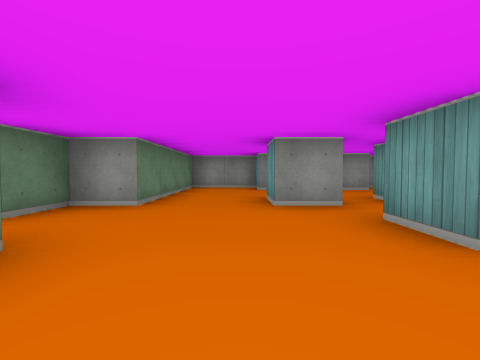
view 1 (above)

18 first-person views from a walk through a cub3D ray-caster map. The camera is about half as high as the walls, tilts 2° down and sees 90° across. The floor is counted in squares. Each view is taken from the middle of a square. On the plan, view 1 faces up. The plan holds only what a view shows up to about 9 squares ahead; the rest is blank. The place goes on beyond the plan.

view 2
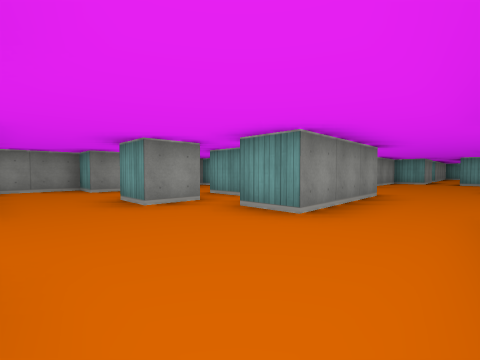

view 3
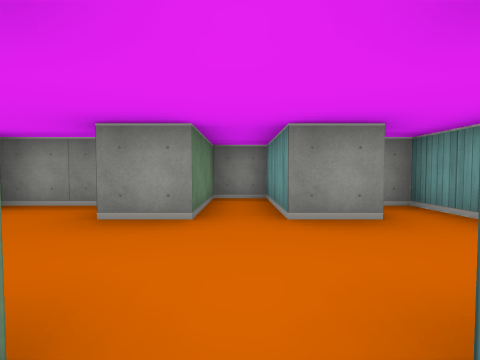

view 4
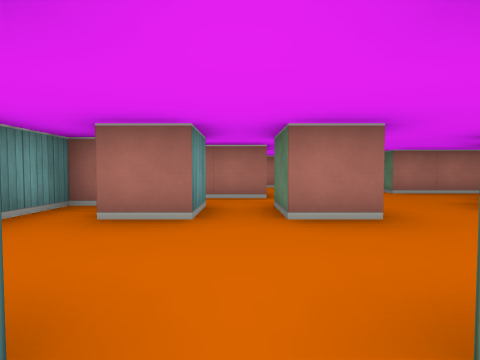

view 5
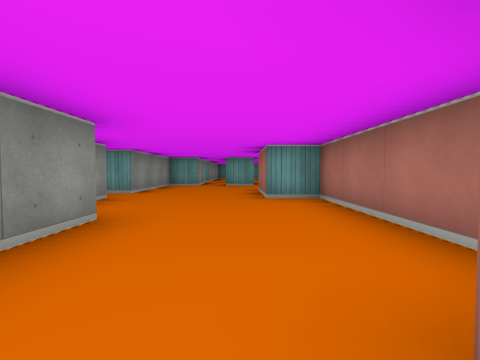

view 6
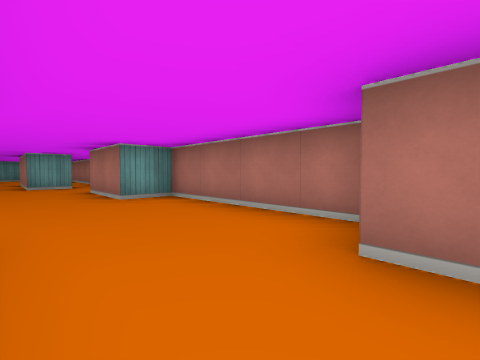

view 7
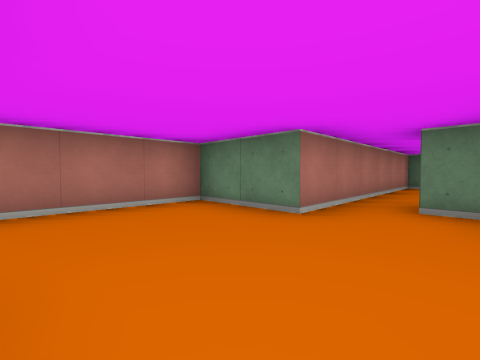

view 8
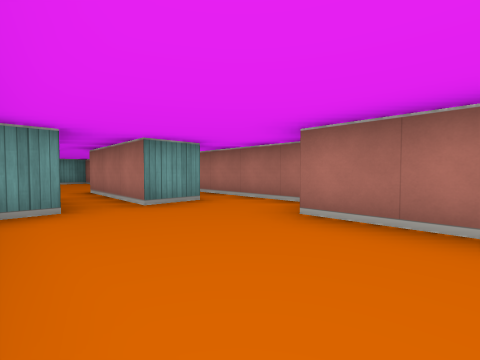

view 9
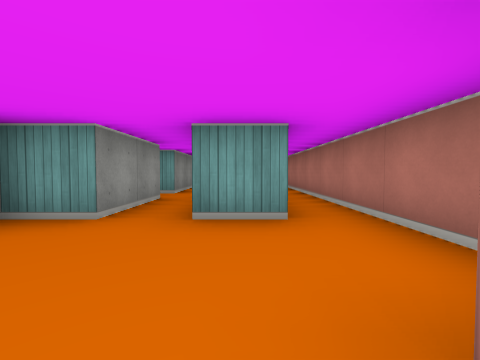

view 10
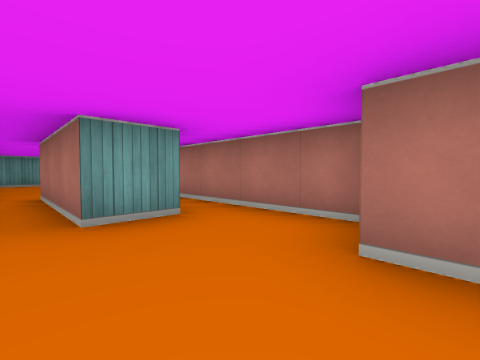

view 11
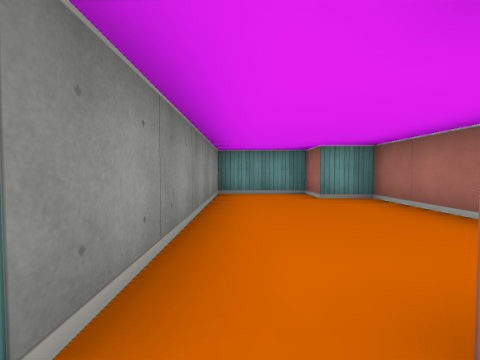

view 12
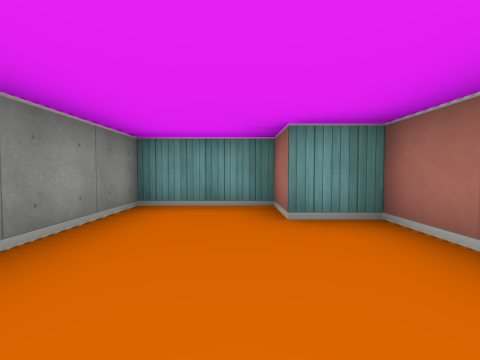

view 13
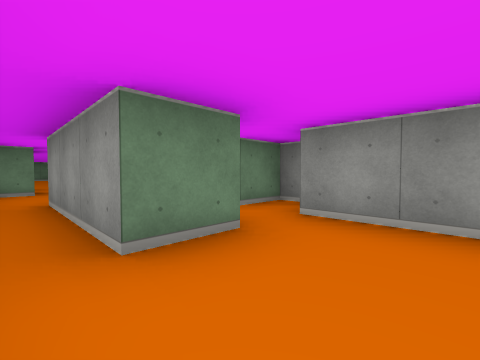

view 14
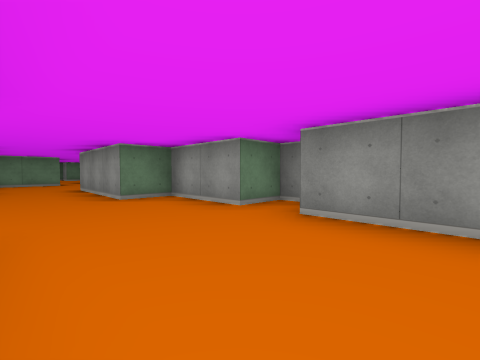

view 15
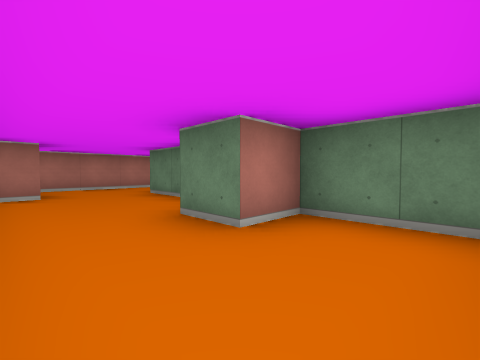

view 16
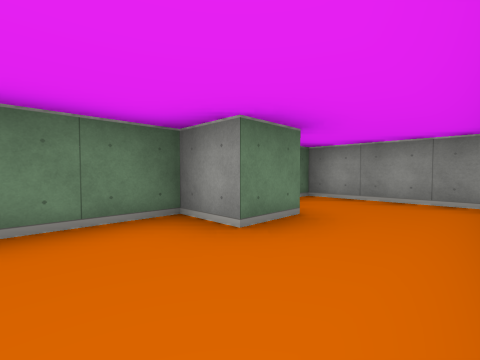

view 17
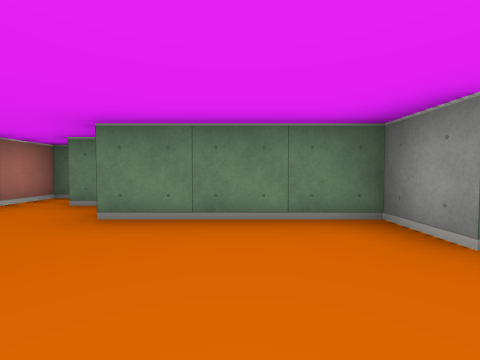

view 18
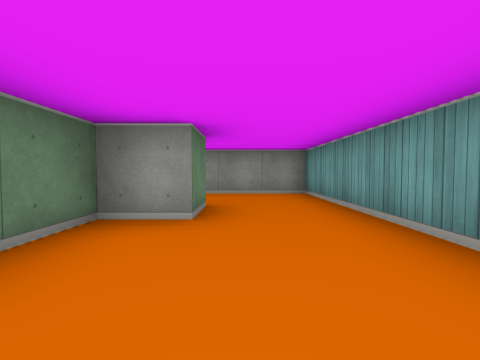

### Floor plan
Ten units are one square. View 1 is at (0, 0); x grows to the right and y downward. Boxes are objects, and circles mark ways between rooms. Rooms are numbered by the first view taken in them; rooms with no view inside come last. Other rooms are left out.
<svg viewBox="-80 -100 270 120">
<path fill="none" stroke="#000" d="M5 -35 5 -45 15 -45 15 -35 5 -35M25 -35 25 -45 35 -45M15 -15 15 -25 28 -25M40 -35 45 -35M-35 -15 -15 -15 -15 5 5 5M36 -65 25 -65 25 -85 15 -85 15 -65 5 -65 5 -75 -15 -75 -15 -35 -25 -35 -25 -25M45 -65 45 -75 40 -75M70 -35 65 -35 65 -25 45 -25 45 -15 15 -15M88 15 105 15M28 15 65 15 65 5 85 5 85 10M105 -15 105 -25 75 -25 75 -31M105 5 105 -5M5 5 25 5M105 -5 135 -5M135 -15 135 -19M130 -25 125 -25 125 -15 105 -15M135 -5 135 5 105 5M105 15 175 15 175 5 185 5 185 -15 135 -15M-36 -35 -29 -35M-25 -54 -25 -95 -55 -95 -55 -75 -45 -75 -45 -65 -55 -65 -55 -35M-65 -30 -65 -25M-75 -15 -35 -15"/>
<circle cx="15" cy="-5" r="3" fill="#2a7"/>
<circle cx="-30" cy="-20" r="3" fill="#2a7"/>
<circle cx="100" cy="-10" r="3" fill="#2a7"/>
<circle cx="110" cy="10" r="3" fill="#2a7"/>
<circle cx="140" cy="-10" r="3" fill="#2a7"/>
<text x="0" y="-40">1</text>
<text x="60" y="-10">2</text>
<text x="120" y="-10">3</text>
<text x="150" y="0">4</text>
<text x="-40" y="-50">5</text>
</svg>
Room 1 opens to room 2. Room 1 opens to room 5. Room 2 opens to room 3. Room 2 opens to room 4. Room 3 opens to room 4.

Where each view was taken, in squares from view 1:
view 1: 0 up, 0 right, facing up
view 2: 0 up, 1 left, facing up-right
view 3: 4 up, 2 right, facing up
view 4: 7 up, 2 right, facing down
view 5: 0 up, 2 right, facing right
view 6: 1 up, 2 right, facing down-right
view 7: 3 up, 1 right, facing down-left
view 8: 2 up, 7 right, facing down-right
view 9: 0 up, 8 right, facing right
view 10: 1 up, 8 right, facing down-right
view 11: 1 up, 13 right, facing right
view 12: 0 up, 15 right, facing right
view 13: 1 down, 15 right, facing up-left
view 14: 0 up, 9 right, facing up-left
view 15: 9 up, 3 left, facing down-left
view 16: 5 up, 3 left, facing up-left
view 17: 5 up, 3 left, facing left
view 18: 4 up, 4 left, facing up
